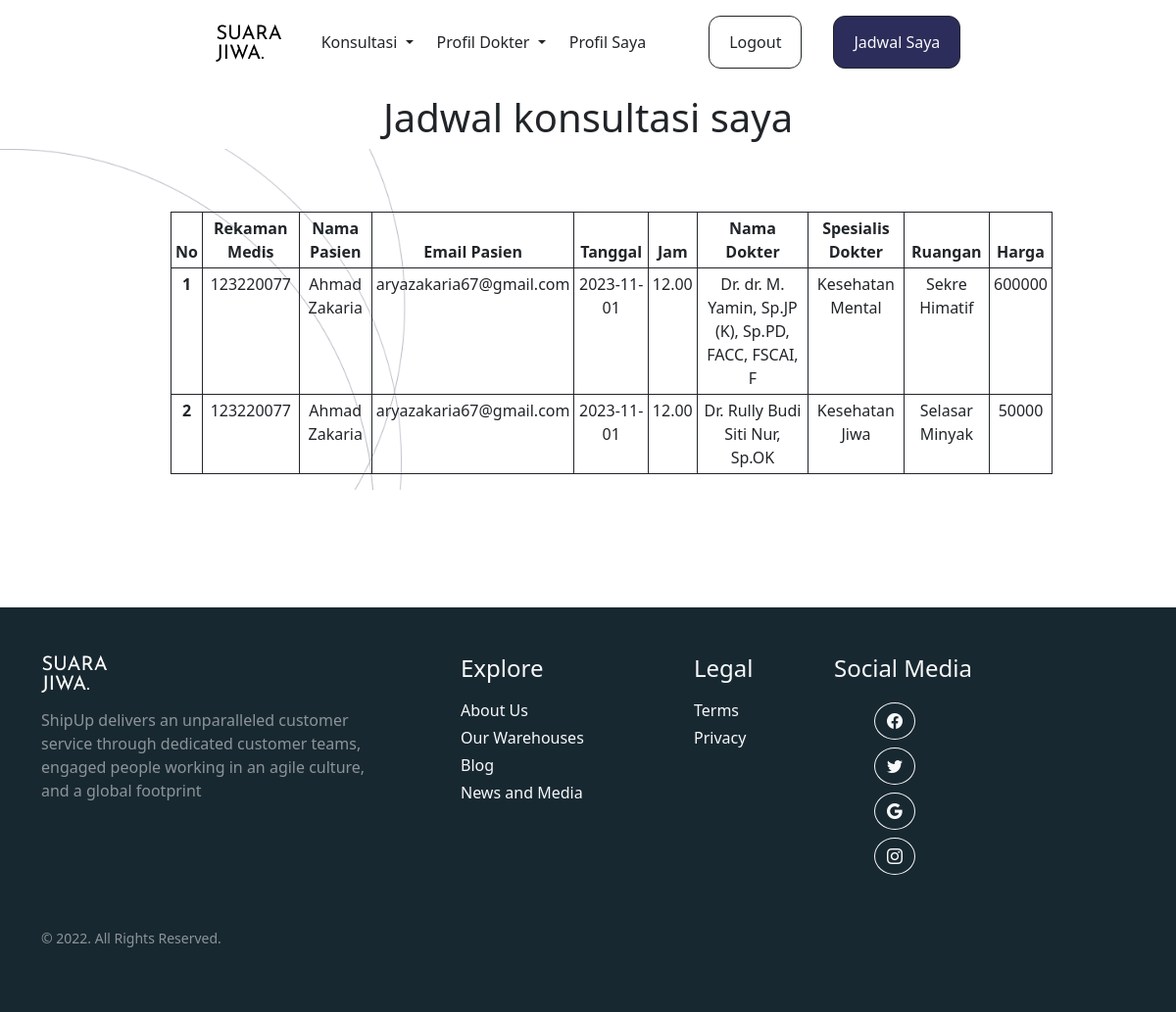
Before: /user/jadwalUser.php (signed in) with the older database file.
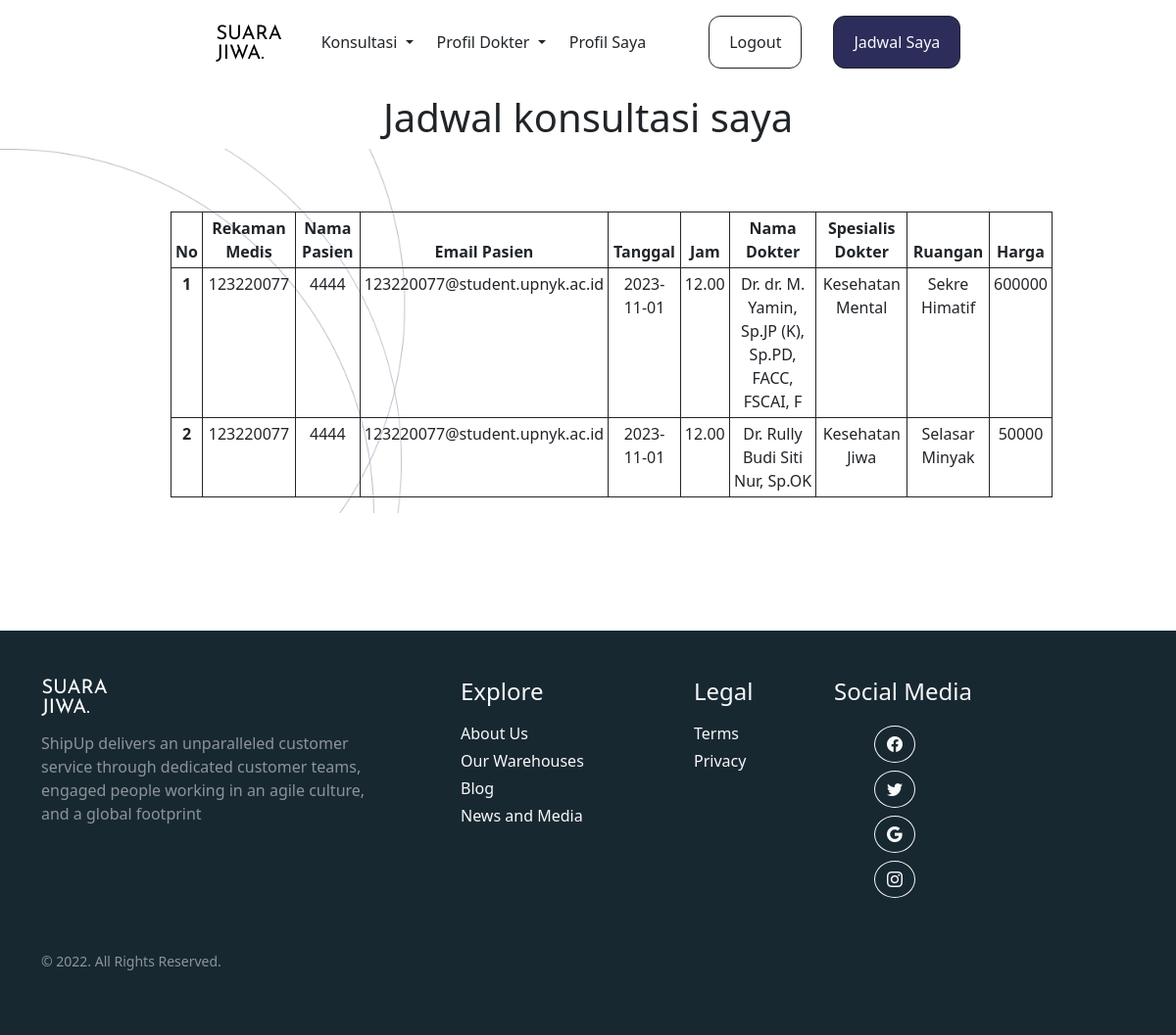
After: the same page with the newer database file.
### tables this page shows
CREATE TABLE `user` (
  `rek_medis` int(5) NOT NULL,
  `password` varchar(50) NOT NULL,
  `nama_user` varchar(50) DEFAULT NULL,
  `email` varchar(50) DEFAULT NULL,
  `tanggal_lahir` date DEFAULT NULL,
  `foto` varchar(300) NOT NULL
);

CREATE TABLE `jadwal_dokter` (
  `id_jadwal` int(5) NOT NULL,
  `jadwal` date DEFAULT NULL,
  `jam` varchar(5) NOT NULL,
  `id_dokter` int(5) DEFAULT NULL
);

CREATE TABLE `dokter` (
  `id_dokter` int(5) NOT NULL,
  `pengalaman` varchar(1) DEFAULT NULL,
  `nama` varchar(50) DEFAULT NULL,
  `spesialis` varchar(50) DEFAULT NULL,
  `deskripsi` varchar(8000) DEFAULT NULL,
  `ruangan` varchar(50) DEFAULT NULL,
  `harga` int(11) DEFAULT NULL,
  `gambar` varchar(5) NOT NULL
);

### user/jadwalUser.php (the view, shortened to what this page needs)
<!DOCTYPE html>
<html lang="en">
  <?php include '../tmplt/headUs.php'; ?>
  <body class="overflow-x-hidden">
    <?php include '../tmplt/navUserL.php'; ?>
    <h1 class="mt-5 pt-5 text-center">Jadwal konsultasi saya</h1>
    <section class="mb-5 pt-3 d-flex justify-content-center align-items-center" style="background-image: url(../gambar/bg.jpg); background-size: cover;">
    <table class="table table-bordered table-sm ms-5 w-75 border-dark mt-5 text-center">
  <thead>
    <tr>
      <th scope="col">No</th>
      <th scope="col">Rekaman Medis</th>
      <th scope="col">Nama Pasien</th>
      <th scope="col">Email Pasien</th>
      <th scope="col">Tanggal</th>
      <th scope="col">Jam</th>
      <th scope="col">Nama Dokter</th>
      <th scope="col">Spesialis Dokter</th>
      <th scope="col">Ruangan</th>
      <th scope="col">Harga</th>
    </tr>
  </thead>
  <tbody>
<?php
include '../koneksi.php';
$no = 1;
$norek = $_SESSION['rek_medis'];
$data = mysqli_query($connect,"SELECT user.rek_medis, user.nama_user,user.email, pesanan.id_pesanan, jadwal_dokter.id_jadwal,  jadwal_dokter.jadwal, jadwal_dokter.jam, dokter.nama, dokter.spesialis, dokter.ruangan, dokter.harga FROM user INNER JOIN pesanan ON user.rek_medis = pesanan.rek_medis INNER JOIN jadwal_dokter ON pesanan.id_jadwal  = jadwal_dokter.id_jadwal INNER JOIN dokter ON jadwal_dokter.id_dokter = dokter.id_dokter WHERE user.rek_medis = '$norek';");
while($d = mysqli_fetch_array($data)){
?>
    <tr>
      <th scope="row"><?php echo $no++; ?></th>
        <td><?php echo $d['rek_medis']; ?></td>
        <td><?php echo $d['nama_user']; ?></td>
        <td><?php echo $d['email']; ?></td>
        <td><?php echo $d['jadwal']; ?></td>
        <td><?php echo $d['jam']; ?></td>
        <td><?php echo $d['nama']; ?></td>
        <td><?php echo $d['spesialis']; ?></td>
        <td><?php echo $d['ruangan']; ?></td>
        <td><?php echo $d['harga']; ?></td>
    </tr>
<?php
}
?>
  </tbody>
</table>
    </section>
    <br><br><br>
      <?php include '../tmplt/footer.php';?>
  </body>
</html>

Changed rows visible on the page:
changed user "Dr. dr. M. Yamin, Sp.JP (K), Sp.PD, FACC, FSCAI, F": nama_user "Ahmad Zakaria" → "4444"; email "aryazakaria67@gmail.com" → "123220077@student.upnyk.ac.id"
